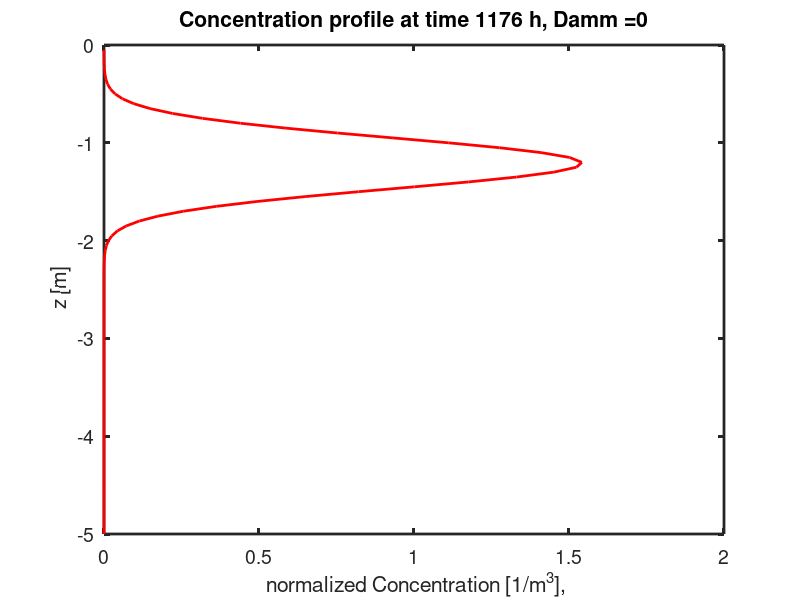
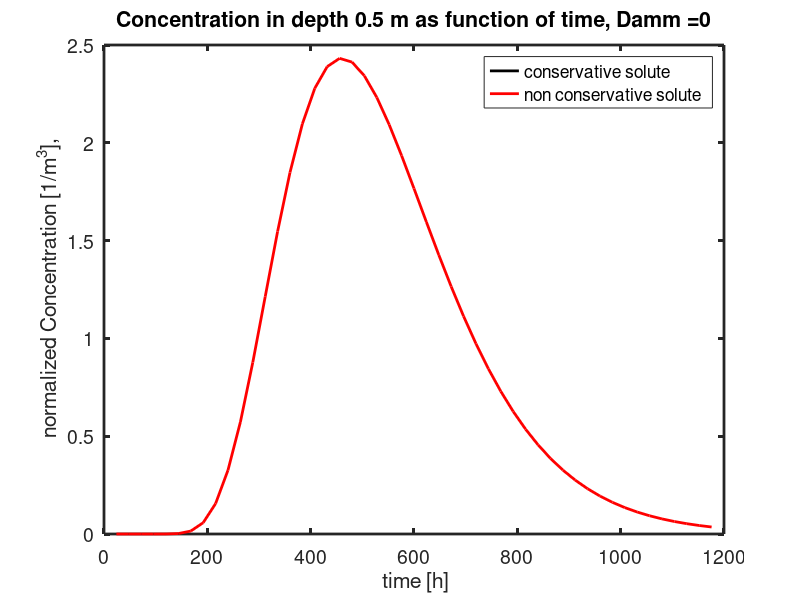

Recreate these plots in MATLAB, in order.
     % Simulates solute transport under steady state conditions

clear all;
close all;

% set model parameters
D=7.9e-9;    % dispersion coefficient m^2/s -> come from tracer experiments (method of moments)
v=1e-7/0.35 ;    % average transport velocity m/s -> come from tracer experiments (method of moments)
Z_fix=0.5;   % select depth for plotting C(Z_fix,time)
dt= 1*86400;% timestep with in s
max_time= 50*86400; % maximum transport time s

R=0;        % Retardation coefficient [-] -> come from the footprint data base
dz=0.05; %grid  size m
lambda=0/(15*86400); % degradation time scale 1/s -> come from the footprint data base
%lambda=0.015/86400;
%lambda=0.;
maxz=5; %maximum depth m
z_crit=Z_fix; %critical depth

Damm=(z_crit*R/v)*lambda;
z=[0+dz:dz:maxz]'; % simulation grid
C_sim=zeros(length(z),floor(max_time/dt)); % allocate memory
C_sim_cons=zeros(length(z),floor(max_time/dt)); % transport of the conservative tracer allocate memory

%time=zeros((max_time/dt),1);

% Initialise transport time
t_trans=0; %s

figure;
n=1; %set counter for movieframe

while t_trans < max_time;
time(n)=t_trans;
for i=1:length(z)
   C_sim(i,n)=1/(sqrt(4*pi*D*t_trans/R))...
       *exp(-(z(i)-v*t_trans/R)^2/(4*D*t_trans/R))...
       *exp(-lambda*t_trans);
   C_sim_cons(i,n)=1/(sqrt(4*pi*D*t_trans))...
       *exp(-(z(i)-v*t_trans)^2/(4*D*t_trans));

end

plot(C_sim(:,n),-z,'k-','linewidth',2);
hold on;
plot(C_sim_cons(:,n),-z,'r-','linewidth',2);

hold off;
xlabel(' normalized Concentration [1/m^3],','fontsize',14);
ylabel(' z [m]','fontsize',14);
title(['Concentration profile at time ' num2str(t_trans/3600) ' h, Damm =' num2str(Damm)],'fontsize',14);

set(gca,'fontsize',14,'linewidth',2);
t_trans=t_trans+dt;  % increase transport time 

Mbla(n)=getframe;                  %Frame to capture a movie (sequence of plots) --> if not, plots are not visualized during runtime
n=n+1;                             %increase counter for movieframe
end

idepth=find(abs(z-Z_fix) <0.01);

figure;
h1=plot(time(:)/3600,C_sim(idepth,:),'k-','linewidth',2);
hold on;
h2=plot(time(:)/3600,C_sim_cons(idepth,:),'r-','linewidth',2);
title(['Concentration in depth ' num2str(Z_fix) ' m as function of time, Damm =' num2str(Damm)],'fontsize',14);
xlabel(' time [h]','fontsize',14);
ylabel(' normalized Concentration [1/m^3],','fontsize',14);
legend([h1 h2],'conservative solute', 'non conservative solute'); 
set(gca,'fontsize',14,'linewidth',2);
